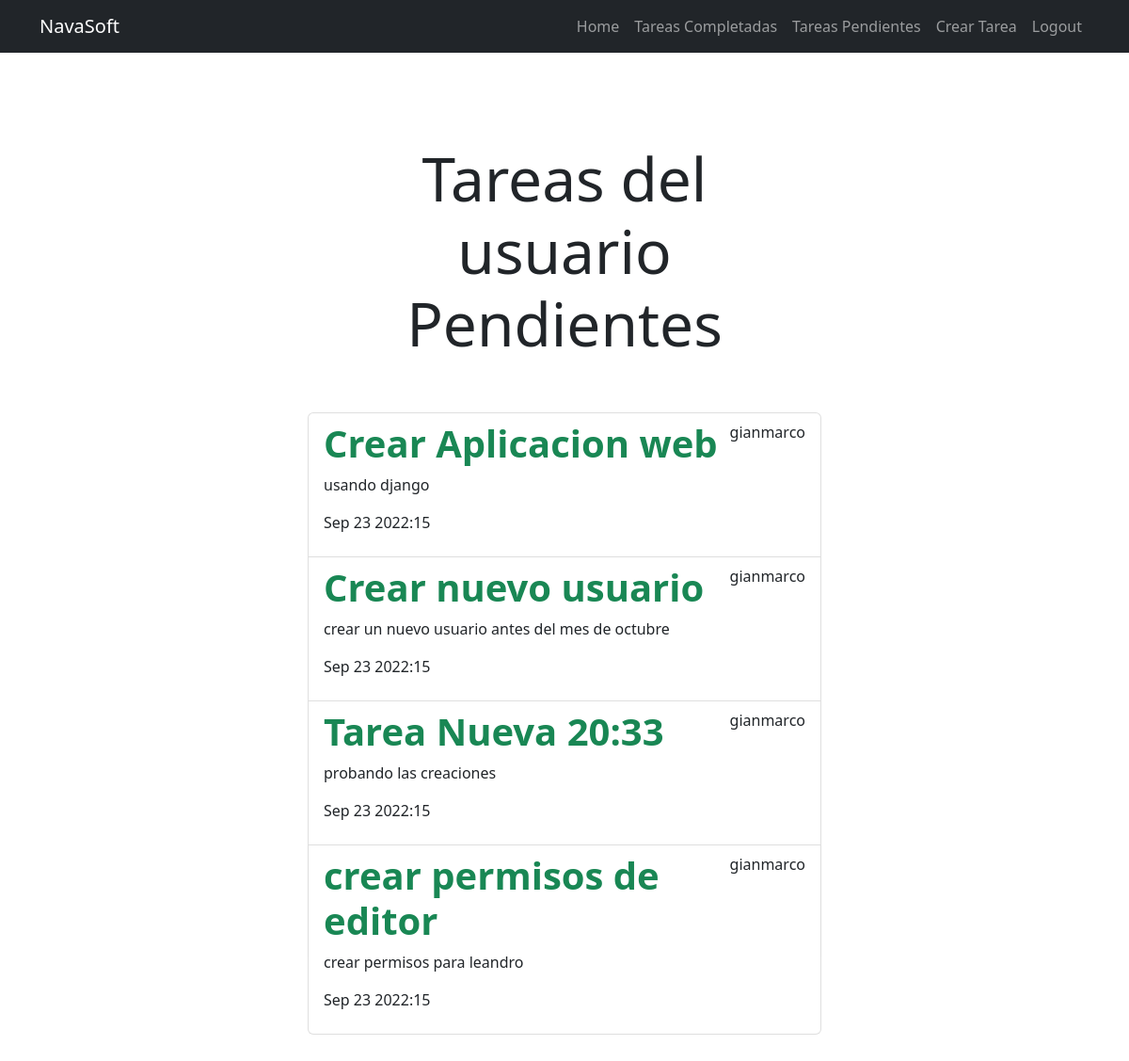
The app's page /tasks_completed/ (signed in) with its own data.
### tasks/models.py (models this page shows, shortened)
class Task(models.Model):
  title = models.CharField(max_length=200)
  description = models.TextField(max_length=1000)
  created = models.DateTimeField(auto_now_add=True)
  datecompleted = models.DateTimeField(null=True, blank=True) #tarea completada
  important = models.BooleanField(default=False)
  user = models.ForeignKey(User, on_delete=models.CASCADE)

### tasks/views.py (the view)
# urls.py: path('tasks_completed/', views.tasks_completed, name='tasks_completed'),
@login_required
def tasks_completed(request):
    tasks = Task.objects.filter(user=request.user, datecompleted__isnull=False).order_by('-datecompleted')
    return render(request, 'tasks.html', {"tasks": tasks})

### tasks/templates/tasks.html
{% extends 'base.html' %}
{% block content %}
<main class="container py-5">
    <div class="row">
        <div class="col-md-6 offset-md-3">
            <h1 class="text-center display-3 py-5   ">Tareas del usuario Pendientes</h1>
            <ul class="list-group">
                {% for task in tasks %}
                <a class="list-group-item" href="{% url 'task_detail' task.id   %}">
                    <header class="d-flex justify-content-between">
                        {% if task.important %}
                            <h1 class="fw-bold text-success">{{task.title}}</h1>
                        {% else %}
                            <h1 class="fw-bold">{{task.title}}</h1>
                        {% endif %}
                        <p>{{task.user.username}}</p>
                    </header>
                    <p>{{task.description}}</p>
                    <p>{{task.datecompleted|date:'M j Y:i'}}</p>
                </a>
                {% endfor %}
            </ul>
        </div>
    </div>
</main>
{% endblock %}

### tasks/templates/base.html (shortened to what this page needs)
<!DOCTYPE html>
<html lang="en">
<head>
    <link rel="stylesheet" href="https://cdn.jsdelivr.net/npm/bootstrap@5.2.0/dist/css/bootstrap.min.css">
</head>
<body>
    {% include '_navbar.html' %}
    {% block content %}
    {% endblock %}
</body>
</html>

### tasks/templates/_navbar.html (shortened to what this page needs)
<nav class="navbar navbar-expand-lg navbar-dark bg-dark">
    <div class="container">
      <a class="navbar-brand" href="/">NavaSoft</a>
      <div class="collapse navbar-collapse" id="navbarNav">
        <ul class="navbar-nav ms-auto">
          <li class="nav-item">
            <a href="/" class="nav-link">Home</a>
          </li>
          {% if user.is_authenticated %}
          <li class="nav-item">
            <a href="{% url 'tasks_completed' %}" class="nav-link"
              >Tareas Completadas</a
            >
          </li>
          <li class="nav-item">
            <a href="{% url 'tasks' %}" class="nav-link">Tareas Pendientes</a>
          </li>
          <li class="nav-item">
            <a href="{% url 'create_task' %}" class="nav-link">Crear Tarea</a>
          </li>
          <li class="nav-item">
            <a class="nav-link" href="/logout">Logout</a>
          </li>
          {% endif %}
        </ul>
      </div>
    </div>
  </nav>

### records on screen
Task: title "Crear Aplicacion web", user.username "gianmarco", description "usando django", datecompleted "Sep 23 2022:15"
Task: title "Crear nuevo usuario", user.username "gianmarco", description "crear un nuevo usuario antes del mes de octubre", datecompleted "Sep 23 2022:15"
Task: title "Tarea Nueva 20:33", user.username "gianmarco", description "probando las creaciones", datecompleted "Sep 23 2022:15"
Task: title "crear permisos de editor", user.username "gianmarco", description "crear permisos para leandro", datecompleted "Sep 23 2022:15"
